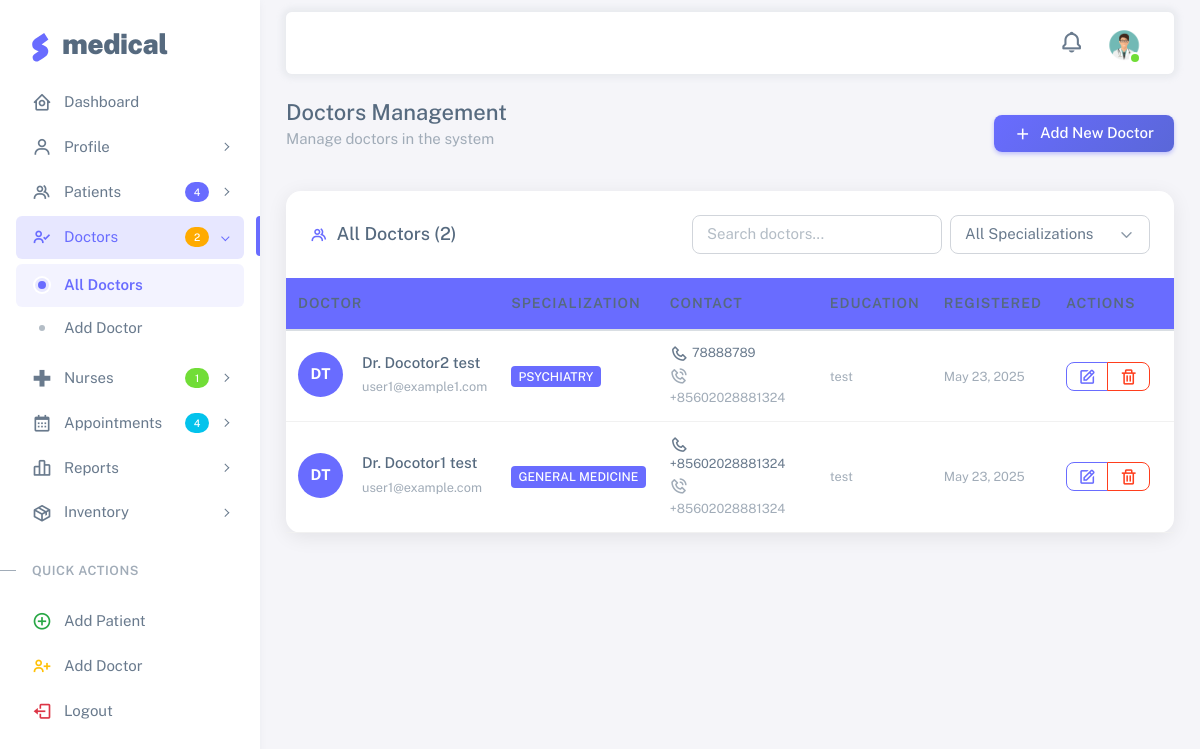
Page /doctors/doctors_action.php (signed in) on the committed database.
### tables this page shows
CREATE TABLE `doctors` (
  `id` int NOT NULL,
  `first_name` varchar(100) NOT NULL,
  `last_name` varchar(100) NOT NULL,
  `email` varchar(150) NOT NULL,
  `phone` varchar(20) NOT NULL,
  `specialization` varchar(100) NOT NULL,
  `education` varchar(200) DEFAULT NULL,
  `address` text,
  `date_of_birth` date DEFAULT NULL,
  `gender` enum('Male','Female','Other') DEFAULT NULL,
  `emergency_contact` varchar(20) DEFAULT NULL,
  `bio` text,
  `created_at` timestamp NULL DEFAULT CURRENT_TIMESTAMP,
  `updated_at` timestamp NULL DEFAULT CURRENT_TIMESTAMP ON UPDATE CURRENT_TIMESTAMP
);

### doctors/doctors_action.php (the view, shortened to what this page needs)
<?php
require_once '../includes/db.php';
$action = isset($_GET['action']) ? $_GET['action'] : 'list';
$doctors = [];
if ($action == 'list') {
    $result = $conn->query("SELECT * FROM doctors ORDER BY created_at DESC");
    $doctors = $result->fetch_all(MYSQLI_ASSOC);
}
include '../includes/header.php';
include '../includes/sidebar.php';
?>
<div class="layout-page">
    <?php include '../includes/navbar.php'; ?>
    <div class="content-wrapper">
        <div class="container-xxl flex-grow-1 container-p-y">
            <div class="row">
                <div class="col-12">
                    <div class="d-flex justify-content-between align-items-center mb-4">
                        <div>
                            <h4 class="mb-1">
                                <?php if ($action == 'add'): ?>
                                    Add New Doctor
                                <?php elseif ($action == 'edit'): ?>
                                    Edit Doctor
                                <?php else: ?>
                                    Doctors Management
                                <?php endif; ?>
                            </h4>
                            <p class="text-muted">
                                <?php if ($action == 'add'): ?>
                                    Register a new doctor in the system
                                <?php elseif ($action == 'edit'): ?>
                                    Update doctor information
                                <?php else: ?>
                                    Manage doctors in the system
                                <?php endif; ?>
                            </p>
                        </div>
                        <div>
                            <?php if ($action == 'list'): ?>
                                <a href="?action=add" class="btn btn-primary">
                                    <i class="bx bx-plus me-2"></i>Add New Doctor
                                </a>
                            <?php else: ?>
                                <a href="doctors_action.php" class="btn btn-outline-secondary">
                                    <i class="bx bx-arrow-back me-2"></i>Back to List
                                </a>
                            <?php endif; ?>
                        </div>
                    </div>
                </div>
            </div>
            <?php if ($action == 'list'): ?>
                <div class="row">
                    <div class="col-12">
                        <div class="card">
                            <div class="card-header d-flex justify-content-between align-items-center">
                                <h5 class="mb-0"><i class="bx bx-group me-2 text-primary"></i>All Doctors (<?php echo count($doctors); ?>)</h5>
                                <div class="d-flex gap-2">
                                    <input type="text" id="searchInput" class="form-control" placeholder="Search doctors..." style="width: 250px;">
                                    <select id="specializationFilter" class="form-select" style="width: 200px;">
                                        <option value="">All Specializations</option>
                                    </select>
                                </div>
                            </div>
                            <div class="card-body p-0">
                                <?php if (empty($doctors)): ?>
                                    <div class="text-center py-5">
                                        <i class="bx bx-user-check display-1 text-muted"></i>
                                        <h5 class="mt-3 text-muted">No doctors found</h5>
                                        <p class="text-muted">Start by adding your first doctor</p>
                                        <a href="?action=add" class="btn btn-primary">
                                            <i class="bx bx-plus me-2"></i>Add First Doctor
                                        </a>
                                    </div>
                                <?php else: ?>
                                    <div class="table-responsive">
                                        <table class="table table-hover mb-0" id="doctorsTable">
                                            <thead class="table-light">
                                                <tr>
                                                    <th>Doctor</th>
                                                    <th>Specialization</th>
                                                    <th>Contact</th>
                                                    <th>Education</th>
                                                    <th>Registered</th>
                                                    <th width="120">Actions</th>
                                                </tr>
                                            </thead>
                                            <tbody>
                                                <?php foreach ($doctors as $doctor): ?>
                                                <tr>
                                                    <td>
                                                        <div class="d-flex align-items-center">
                                                            <div class="avatar avatar-md me-3">
                                                                <div class="bg-primary text-white rounded-circle d-flex align-items-center justify-content-center" style="width: 45px; height: 45px;">
                                                                    <span class="fw-bold"><?php echo strtoupper(substr($doctor['first_name'], 0, 1) . substr($doctor['last_name'], 0, 1)); ?></span>
                                                                </div>
                                                            </div>
                                                            <div>
                                                                <h6 class="mb-1">Dr. <?php echo htmlspecialchars($doctor['first_name'] . ' ' . $doctor['last_name']); ?></h6>
                                                                <small class="text-muted"><?php echo htmlspecialchars($doctor['email']); ?></small>
                                                            </div>
                                                        </div>
                                                    </td>
                                                    <td>
                                                        <span class="badge bg-primary"><?php echo htmlspecialchars($doctor['specialization']); ?></span>
                                                    </td>
                                                    <td>
                                                        <div>
                                                            <small class="d-block"><i class="bx bx-phone me-1"></i><?php echo htmlspecialchars($doctor['phone']); ?></small>
                                                            <?php if ($doctor['emergency_contact']): ?>
                                                                <small class="text-muted"><i class="bx bx-phone-call me-1"></i><?php echo htmlspecialchars($doctor['emergency_contact']); ?></small>
                                                            <?php endif; ?>
                                                        </div>
                                                    </td>
                                                    <td>
                                                        <small class="text-muted"><?php echo $doctor['education'] ? htmlspecialchars($doctor['education']) : '-'; ?></small>
                                                    </td>
                                                    <td>
                                                        <small class="text-muted"><?php echo date('M j, Y', strtotime($doctor['created_at'])); ?></small>
                                                    </td>
                                                    <td>
                                                        <div class="btn-group" role="group">
                                                            <a href="?action=edit&id=<?php echo $doctor['id']; ?>" class="btn btn-sm btn-outline-primary" title="Edit">
                                                                <i class="bx bx-edit"></i>
                                                            </a>
                                                            <button type="button" class="btn btn-sm btn-outline-danger" onclick="confirmDelete(<?php echo $doctor['id']; ?>, '<?php echo htmlspecialchars($doctor['first_name'] . ' ' . $doctor['last_name']); ?>')" title="Delete">
                                                                <i class="bx bx-trash"></i>
                                                            </button>
                                                        </div>
                                                    </td>
                                                </tr>
                                                <?php endforeach; ?>
                                            </tbody>
                                        </table>
                                    </div>
                                <?php endif; ?>
                            </div>
                        </div>
                    </div>
                </div>
            <?php endif; ?>
        </div>
    </div>
</div>
<?php include '../includes/footer.php'; ?>

### rows in the picture
doctors: first_name+last_name "DT", first_name+last_name "Docotor2 test", email "user1@example1.com", specialization "PSYCHIATRY", phone "78888789", emergency_contact "+85602028881324", education "test", created_at "May 23, 2025"
doctors: first_name+last_name "DT", first_name+last_name "Docotor1 test", email "user1@example.com", specialization "GENERAL MEDICINE", phone "+85602028881324", emergency_contact "+85602028881324", education "test", created_at "May 23, 2025"

### other values in the picture
$patient_count "4"
$doctor_count "2"
$nurse_count "1"
$appointment_count "4"
count($doctors) "2"
